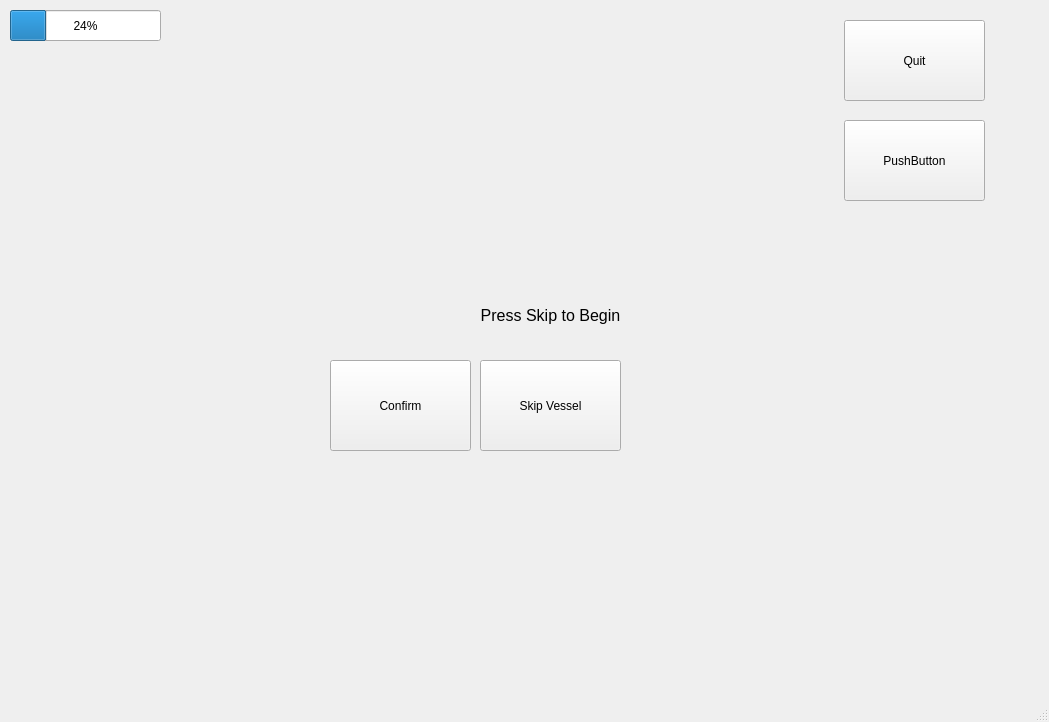
<?xml version="1.0" encoding="UTF-8"?>
<ui version="4.0">
 <class>MainWindow</class>
 <widget class="QMainWindow" name="MainWindow">
  <property name="geometry">
   <rect>
    <x>0</x>
    <y>0</y>
    <width>1049</width>
    <height>722</height>
   </rect>
  </property>
  <property name="windowTitle">
   <string>MainWindow</string>
  </property>
  <widget class="QWidget" name="centralwidget">
   <widget class="QPushButton" name="confirmButton">
    <property name="geometry">
     <rect>
      <x>330</x>
      <y>360</y>
      <width>141</width>
      <height>91</height>
     </rect>
    </property>
    <property name="text">
     <string>Confirm</string>
    </property>
   </widget>
   <widget class="QPushButton" name="skipButton">
    <property name="geometry">
     <rect>
      <x>480</x>
      <y>360</y>
      <width>141</width>
      <height>91</height>
     </rect>
    </property>
    <property name="text">
     <string>Skip Vessel</string>
    </property>
   </widget>
   <widget class="QPushButton" name="quitButton">
    <property name="geometry">
     <rect>
      <x>844</x>
      <y>20</y>
      <width>141</width>
      <height>81</height>
     </rect>
    </property>
    <property name="text">
     <string>Quit</string>
    </property>
   </widget>
   <widget class="QPushButton" name="pushButton_4">
    <property name="geometry">
     <rect>
      <x>844</x>
      <y>120</y>
      <width>141</width>
      <height>81</height>
     </rect>
    </property>
    <property name="text">
     <string>PushButton</string>
    </property>
   </widget>
   <widget class="QLabel" name="dataShowLabel">
    <property name="geometry">
     <rect>
      <x>330</x>
      <y>280</y>
      <width>141</width>
      <height>71</height>
     </rect>
    </property>
    <property name="font">
     <font>
      <pointsize>28</pointsize>
     </font>
    </property>
    <property name="text">
     <string/>
    </property>
    <property name="alignment">
     <set>Qt::AlignCenter</set>
    </property>
   </widget>
   <widget class="QLabel" name="vesselNameLabel">
    <property name="geometry">
     <rect>
      <x>480</x>
      <y>280</y>
      <width>141</width>
      <height>71</height>
     </rect>
    </property>
    <property name="font">
     <font>
      <pointsize>12</pointsize>
     </font>
    </property>
    <property name="text">
     <string>Press Skip to Begin</string>
    </property>
    <property name="alignment">
     <set>Qt::AlignCenter</set>
    </property>
   </widget>
   <widget class="QProgressBar" name="vesselProgressBar">
    <property name="geometry">
     <rect>
      <x>10</x>
      <y>10</y>
      <width>151</width>
      <height>31</height>
     </rect>
    </property>
    <property name="value">
     <number>24</number>
    </property>
   </widget>
  </widget>
  <widget class="QMenuBar" name="menubar">
   <property name="geometry">
    <rect>
     <x>0</x>
     <y>0</y>
     <width>1049</width>
     <height>22</height>
    </rect>
   </property>
  </widget>
  <widget class="QStatusBar" name="statusbar"/>
 </widget>
 <resources/>
 <connections>
  <connection>
   <sender>quitButton</sender>
   <signal>clicked()</signal>
   <receiver>MainWindow</receiver>
   <slot>close()</slot>
   <hints>
    <hint type="sourcelabel">
     <x>927</x>
     <y>101</y>
    </hint>
    <hint type="destinationlabel">
     <x>713</x>
     <y>104</y>
    </hint>
   </hints>
  </connection>
 </connections>
 <slots>
  <slot>iterateVessel()</slot>
 </slots>
</ui>
